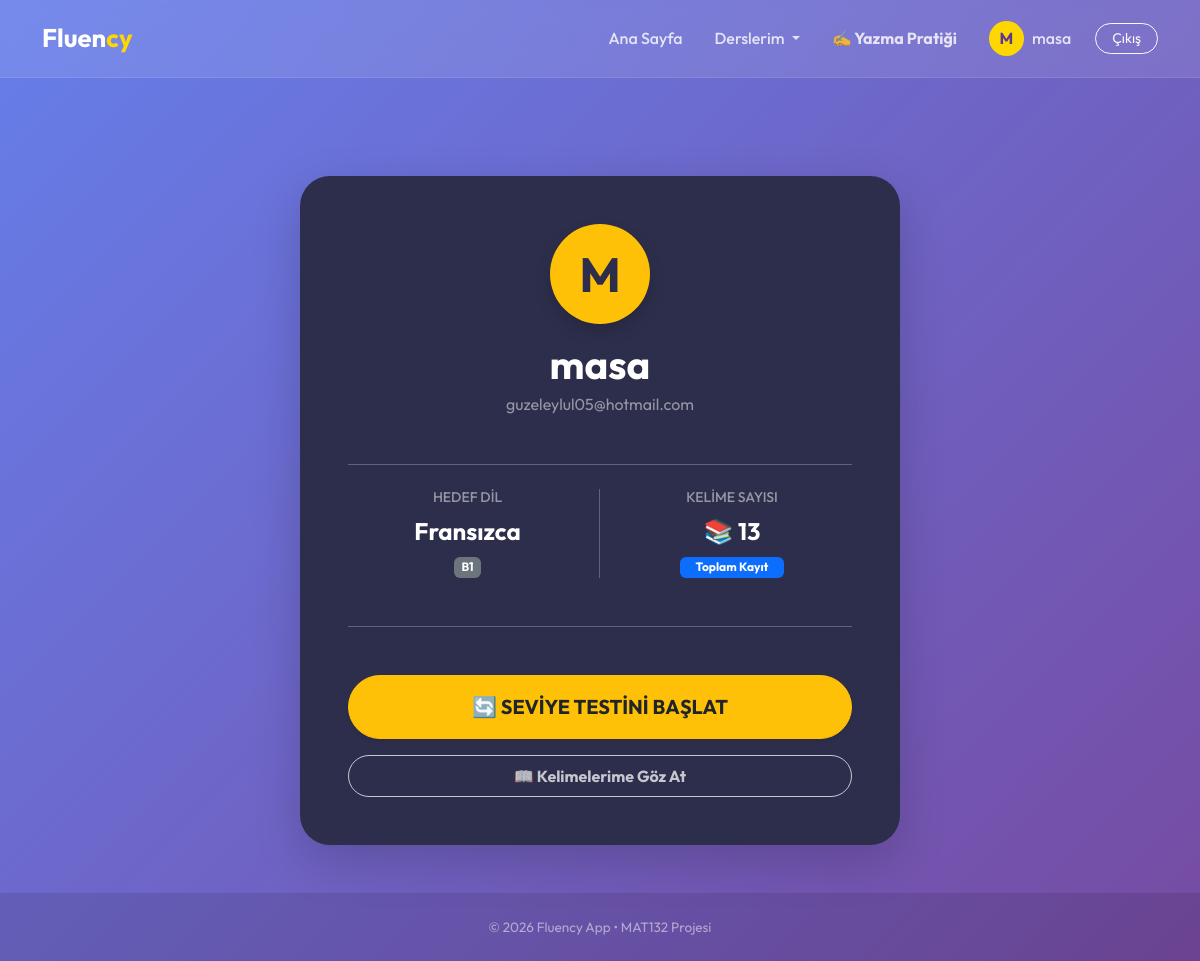
/profile/ (signed in), run on the app's committed database.
### users/models.py (models this page shows, shortened)
class User(AbstractUser):
    pass

class UserLanguageLevel(models.Model):
    user = models.ForeignKey(
        settings.AUTH_USER_MODEL,
        on_delete=models.CASCADE
    )
    language_code = models.CharField(max_length=5)
    level = models.CharField(max_length=2, default='A1')
    last_tested = models.DateTimeField(auto_now=True)

### users/views.py (the view)
# urls.py: path('profile/', views.profile_view, name='profile'),
@login_required
def profile_view(request):
    user_level_obj = UserLanguageLevel.objects.filter(user=request.user).first()
    all_words_count = SavedWord.objects.filter(user=request.user).count()
    lang_names = {
        'en': 'İngilizce', 'fr': 'Fransızca', 'de': 'Almanca',
        'kr': 'Korece', 'fa': 'Farsça', 'ar': 'Arapça'
    }
    lang_full_name = "Dil Seçilmedi"
    if user_level_obj and user_level_obj.language_code:
        lang_full_name = lang_names.get(user_level_obj.language_code.lower(), "Dil Seçilmedi")
    return render(request, "users/profile.html", {
        "user_level": user_level_obj,
        "lang_full_name": lang_full_name,
        "words_count": all_words_count
    })

### templates/users/profile.html (shortened to what this page needs)
{% extends "base.html" %}
{% block content %}
<div class="container d-flex justify-content-center align-items-center" style="min-height: 80vh; padding-top: 50px;">
    <div class="card border-0 shadow-lg text-white p-5 text-center" style="background: #2d2e4b; border-radius: 30px; width: 100%; max-width: 600px;">
        <div class="mb-3 d-flex justify-content-center">
            <div class="rounded-circle bg-warning d-flex align-items-center justify-content-center shadow" style="width: 100px; height: 100px; font-size: 3rem; font-weight: bold; color: #2d2e4b;">
                {{ user.username|first|upper }}
            </div>
        </div>
        <h1 class="fw-bold mb-1 text-white">{{ user.username }}</h1>
        <p class="text-white-50 mb-4">{{ user.email }}</p>
        <hr class="opacity-25 my-4">
        <div class="row">
            <div class="col-6 border-end border-white border-opacity-25">
                <h6 class="text-white-50 text-uppercase small">Hedef Dil</h6>
                <p class="fs-4 fw-bold mb-1">
                    {% if user_level %}{{ lang_full_name }}{% else %}Seçilmedi{% endif %}
                </p>
                <span class="badge bg-secondary">
                    {% if user_level %}{{ user_level.level }}{% else %}A1{% endif %}
                </span>
            </div>
            <div class="col-6">
                <h6 class="text-white-50 text-uppercase small">Kelime Sayısı</h6>
                <p class="fs-4 fw-bold mb-1">📚 {{ words_count|default:0 }}</p>
                <span class="badge bg-primary px-3">Toplam Kayıt</span>
            </div>
        </div>
        <hr class="opacity-25 my-5">
        <div class="d-grid gap-3">
            <a href="{% url 'placement_test' %}" class="btn btn-warning btn-lg rounded-pill fw-bold text-dark py-3 shadow-sm">
                🔄 SEVİYE TESTİNİ BAŞLAT
            </a>
            <a href="{% url 'my_dictionary' %}" class="btn btn-outline-light rounded-pill fw-bold py-2 opacity-75">
                📖 Kelimelerime Göz At
            </a>
        </div>
    </div>
</div>
{% endblock %}

### templates/base.html (shortened to what this page needs)
<!DOCTYPE html>
<html lang="tr">
<head>
    <link href="https://cdn.jsdelivr.net/npm/bootstrap@5.3.0/dist/css/bootstrap.min.css" rel="stylesheet">
    <link rel="stylesheet" href="https://cdn.jsdelivr.net/npm/bootstrap-icons@1.11.3/font/bootstrap-icons.min.css">
</head>
<body>
    <nav class="navbar navbar-expand-lg navbar-dark sticky-top">
        <div class="container">
            <a class="navbar-brand" href="/">Fluen<span>cy</span></a>
            <div class="collapse navbar-collapse" id="navbarNav">
                <ul class="navbar-nav ms-auto align-items-center">
                    <li class="nav-item"><a class="nav-link px-3" href="/">Ana Sayfa</a></li>
                    {% if user.is_authenticated %}
                    <li class="nav-item dropdown">
                        <a class="nav-link dropdown-toggle px-3" href="#" id="derslerimDropdown" role="button" data-bs-toggle="dropdown" aria-expanded="false">
                            Derslerim
                        </a>
                    </li>
                    <li class="nav-item">
                        <a class="nav-link px-3 fw-bold text-warning" href="/writing/">✍️ Yazma Pratiği</a>
                    </li>
                    <li class="nav-item">
                        <a class="nav-link px-3 d-flex align-items-center" href="/profile">
                            <div class="profile-circle me-2">
                                {{ user.username|slice:":1"|upper }}
                            </div>
                            {{ user.username }}
                        </a>
                    </li>
                    <li class="nav-item ms-lg-2">
                        <a class="btn btn-outline-light btn-sm px-3" style="border-radius: 50px;"
                            href="/logout">Çıkış</a>
                    </li>
                    {% else %}
                    <li class="nav-item"><a class="nav-link px-3" href="/login">Giriş Yap</a></li>
                    <li class="nav-item">
                        <a class="btn btn-start ms-lg-3 shadow-sm" href="/register">Hemen Başla</a>
                    </li>
                    {% endif %}
                </ul>
            </div>
        </div>
    </nav>
    <main class="main-content">
        <div class="container py-5">
            {% block content %}{% endblock %}
        </div>
    </main>
    <footer class="text-center text-white-50 mt-auto">
        <div class="container">
            <p class="mb-0">© 2026 Fluency App • MAT132 Projesi</p>
        </div>
    </footer>
</body>
</html>

### templates/base.html (style rules this page uses)
body { font-family: 'Outfit', sans-serif; background: linear-gradient(135deg, #667eea 0%, #764ba2 100%); min-height: 100vh; color: #fff; display: flex; flex-direction: column; }
.navbar { background: rgba(255, 255, 255, 0.1) !important; backdrop-filter: blur(15px); border-bottom: 1px solid rgba(255, 255, 255, 0.1); padding: 0.8rem 0; }
.navbar-brand { font-weight: 700; font-size: 1.6rem; color: #fff !important; }
.navbar-brand span { color: #ffd700; }
.nav-link { color: rgba(255, 255, 255, 0.8) !important; font-weight: 500; transition: 0.3s; border-radius: 10px; }
.main-content { flex: 1; display: flex; align-items: center; }
footer { padding: 1.5rem 0; background: rgba(0, 0, 0, 0.1); font-size: 0.85rem; }
.profile-circle { width: 35px; height: 35px; background: #ffd700; color: #5a3791; border-radius: 50%; display: flex; align-items: center; justify-content: center; font-weight: bold; }

### templates/users/profile.html (style rules this page uses)
body { background-color: #1a1a2e; }

### data on the page
User: username "M", username "masa", username|first "M", email "guzeleylul05@hotmail.com"
UserLanguageLevel: level "B1"

### other printed values
{{ lang_full_name }} "Fransızca"
{{ words_count|default:0 }} "13"
